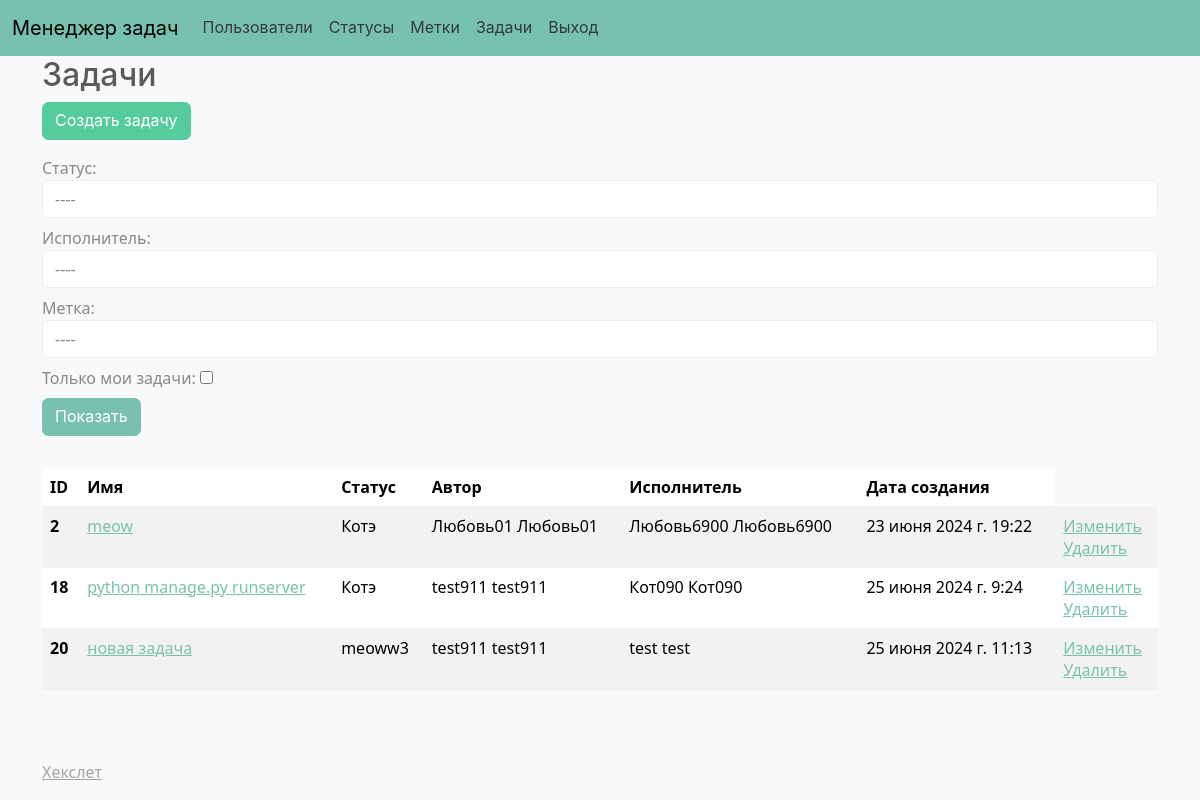
Page /tasks/ (signed in) on the earlier database version.
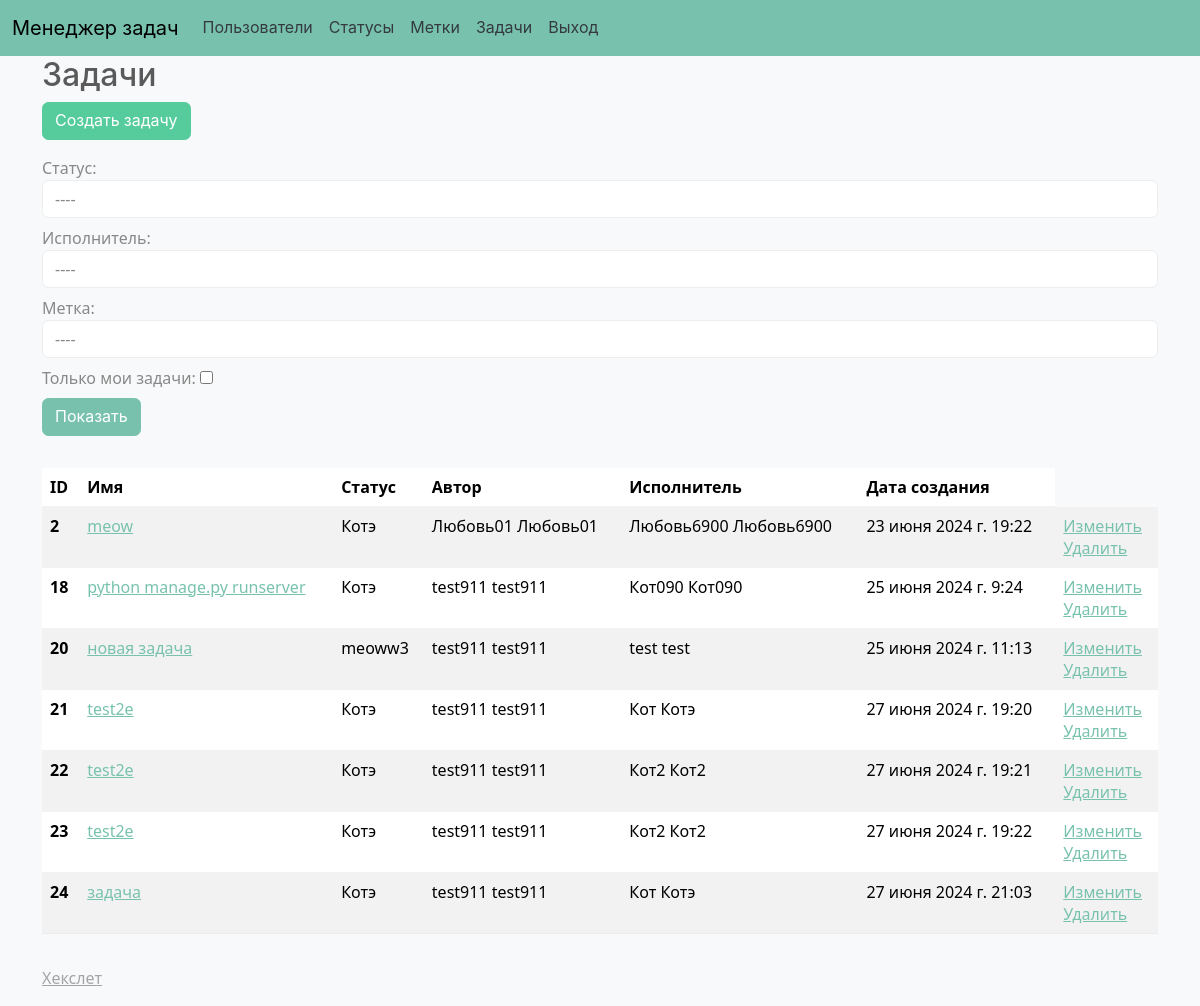
Same page on the later database version.
### task_manager/models.py (models this page shows, shortened)
class Task(models.Model):
    name = models.CharField(max_length=100, verbose_name=_('Name'))
    description = models.TextField(verbose_name=_('Description'))
    status = models.ForeignKey(Status,
                               on_delete=models.CASCADE,
                               related_name='tasks',
                               default=1,
                               verbose_name=_('Status'))
    author = models.ForeignKey(CustomUser,
                               related_name='author_tasks',
                               on_delete=models.CASCADE,
                               verbose_name=_('Author'))
    executor = models.ForeignKey(CustomUser,
                                 related_name='executor_tasks',
                                 on_delete=models.CASCADE,
                                 null=True,
                                 verbose_name=_('Executor'))
    created_at = models.DateTimeField(auto_now_add=True,
                                      verbose_name=_('Дата создания'))
    label = models.ManyToManyField(Label, related_name='label')

class Status(models.Model):
    name = models.CharField(
        verbose_name=_('Name'), max_length=100, validators=[])
    created_at = models.DateTimeField(auto_now_add=True)

class CustomUser(AbstractUser):
    first_name = models.CharField(max_length=100)
    last_name = models.CharField(max_length=100)
    username = models.CharField(max_length=150, unique=True)
    password = models.CharField(max_length=100)
    REQUIRED_FIELDS = ['first_name', 'last_name']

### task_manager/views.py (the view)
# urls.py: path('tasks/', views.task_list, name='task_list'),
@login_required
def task_list(request):
    tasks = Task.objects.all()
    statuses = Status.objects.all()
    executors = CustomUser.objects.filter(
        executor_tasks__isnull=False).distinct()
    labels = Label.objects.all()
    status_id = request.GET.get('status')
    if status_id:
        tasks = tasks.filter(status_id=status_id)
    executor_id = request.GET.get('executor')
    if executor_id:
        tasks = tasks.filter(executor_id=executor_id)
    label_id = request.GET.get('label')
    if label_id:
        tasks = tasks.filter(label__id=label_id)
    if 'own_tasks' in request.GET:
        tasks = tasks.filter(author=request.user)
    return render(request, 'tasks/tasks.html', {
        'tasks': tasks,
        'statuses': statuses,
        'executors': executors,
        'labels': labels,
    })

### task_manager/templates/tasks/tasks.html (shortened to what this page needs)
{% extends 'base.html' %}
{% load i18n %}
{% block content %}
  <h2>{% trans 'Tasks' %}</h2>
  <a href="{% url 'task_create' %}" class="btn btn-success mb-3">{% trans 'Create task' %}</a>
  <form method="get" class="form-inline">
    <div class="form-group mb-2">
      <label for="id_status" class="sr-only">{% trans 'Status' %}:</label>
      <select name="status" id="id_status" class="form-control">
        <option value="" selected disabled>----</option>
      </select>
    </div>
    <div class="form-group mb-2">
      <label for="id_executor" class="sr-only">{% trans 'Executor' %}:</label>
      <select name="executor" id="id_executor" class="form-control">
        <option value="" selected disabled>----</option>
      </select>
    </div>
    <div class="form-group mb-2">
      <label for="id_label" class="sr-only">{% trans 'Label' %}:</label>
      <select name="label" id="id_label" class="form-control">
        <option value="" selected disabled>----</option>
      </select>
    </div>
    <div class="form-group mb-2">
      <label for="own_tasks">{% trans 'Only my tasks' %}:</label>
      <input type="checkbox" name="own_tasks" id="own_tasks" {% if request.GET.own_tasks %}checked{% endif %}>
    </div>
    <button type="submit" class="btn btn-primary mb-2">{% trans 'Show' %}</button>
  </form>
  <table class="table table-striped mt-4">
    <thead>
      <tr>
        <th scope="col">{% trans 'ID' %}</th>
        <th scope="col">{% trans 'Name' %}</th>
        <th scope="col">{% trans 'Status' %}</th>
        <th scope="col">{% trans 'Author' %}</th>
        <th scope="col">{% trans 'Executor' %}</th>
        <th scope="col">{% trans 'Creation date' %}</th>
      </tr>
    </thead>
    <tbody>
      {% for task in tasks %}
        <tr>
          <th scope="row">{{ task.id }}</th>
          <td><a href="{% url 'task_detail' task.id %}">{{ task.name }}</a></td>
          <td>{{ task.status.name }}</td>
          <td>{{ task.author.get_full_name }}</td>
          <td>{{ task.executor.get_full_name }}</td>
          <td>{{ task.created_at }}</td>
          <td>
              <div><a href="{% url 'task_update' task.id %}">{% trans "Edit" %}</a></div>
              <div><a href="{% url 'task_delete' task.id %}">{% trans "Delete" %}</a></div>
          </td>
        </tr>
      {% endfor %}
    </tbody>
  </table>
{% endblock %}

### task_manager/templates/base.html (shortened to what this page needs)
{% load i18n %}
{% get_current_language as LANGUAGE_CODE %}
<html lang="{{ LANGUAGE_CODE }}">
<head>
    <link rel="stylesheet" href="https://cdn.jsdelivr.net/npm/bootswatch@5/dist/minty/bootstrap.min.css">
</head>
<body class="bg-light d-flex flex-column min-vh-100">
    <nav>{% include 'nav.html' %}</nav>
    <main role="main" class="container">
        {% block content %}{% endblock %}
    </main>
    <footer class="footer mt-auto py-3 bg-light" style="color: #000;">
        <div class="container">
            <a href="https://ru.hexlet.io/" class="text-muted" style="float:left;">{% trans 'Hexlet' %}</a>
        </div>
    </footer>
</body>
</html>

### task_manager/templates/nav.html (shortened to what this page needs)
{% load i18n %}
{% get_current_language as LANGUAGE_CODE %}
<!DOCTYPE html>
<html lang="{{ LANGUAGE_CODE }}">
<head>
</head>
<body>
    <nav class="navbar navbar-expand-lg bg-primary" data-bs-theme="dark">
        <div class="container-fluid">
            <a class="navbar-brand" href="#" style="color: #000;">{% trans 'Менеджер задач' %}</a>
            <div class="collapse navbar-collapse" id="navbarColor01">
                <ul class="navbar-nav me-auto">
                    <li class="nav-item">
                        <a class="nav-link" href="{% url 'user-list' %}" style="color: #343a40;">{% trans 'Пользователи' %}</a>
                    </li>
                    {% if user.is_authenticated %}
                        <li class="nav-item">
                            <a class="nav-link" href="{% url 'list_statuses' %}" style="color: #343a40;">{% trans 'Статусы' %}</a>
                        </li>
                        <li class="nav-item">
                            <a class="nav-link" href="{% url 'labels-list' %}" style="color: #343a40;">{% trans 'Labels' %}</a>
                        </li>
                        <li class="nav-item">
                            <a class="nav-link" href="{% url 'task_list' %}" style="color: #343a40;">{% trans 'Задачи' %}</a>
                        </li>
                        <li class="nav-item">
                            <a class="nav-link" href="{% url 'logout' %}" style="color: #343a40;">{% trans 'Выход' %}</a>
                        </li>
                    {% endif %}
                </ul>
            </div>
        </div>
    </nav>
</body>
</html>

Differences in the rows shown:
added Task: id "21", name "test2e", status.name "Котэ", author.get_full_name "test911 test911", executor.get_full_name "Кот Котэ", created_at "27 июня 2024 г. 19:20"
added Task: id "22", name "test2e", status.name "Котэ", author.get_full_name "test911 test911", executor.get_full_name "Кот2 Кот2", created_at "27 июня 2024 г. 19:21"
added Task: id "23", name "test2e", status.name "Котэ", author.get_full_name "test911 test911", executor.get_full_name "Кот2 Кот2", created_at "27 июня 2024 г. 19:22"
added Task: id "24", name "задача", status.name "Котэ", author.get_full_name "test911 test911", executor.get_full_name "Кот Котэ", created_at "27 июня 2024 г. 21:03"
